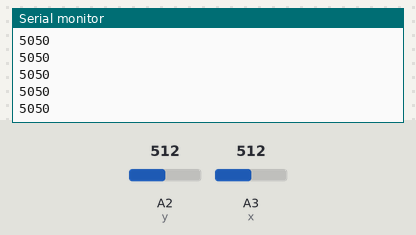
Bench run of a sketch on a simulated Arduino Uno, built with avr-gcc and run on an emulated ATmega328P. Shown: the last lines printed to the serial monitor. Inputs (shaded band) come from the test bench; at power-on: A2 (y) = 512, A3 (x) = 512.

Above: at 1.2 s.
1.3 s: A2 (y) set to 716
At 1.9 s:
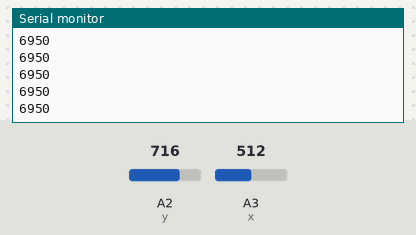
2.8 s: A3 (x) set to 716
At 3.4 s:
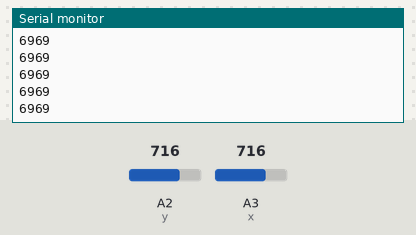
4.3 s: A2 (y) set to 900
At 5.3 s:
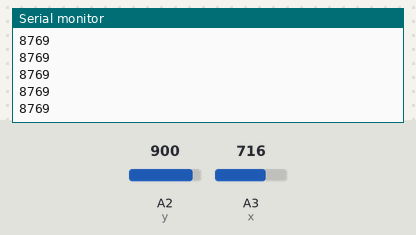
5.8 s: A3 (x) set to 900
At 6.3 s:
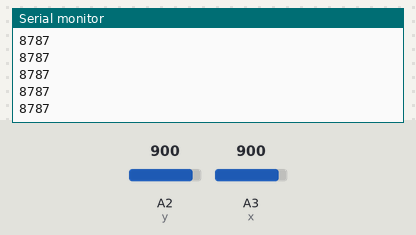
Timing chart, 0 to 8.3 s (numbered marks = the images above; inputs shaded):
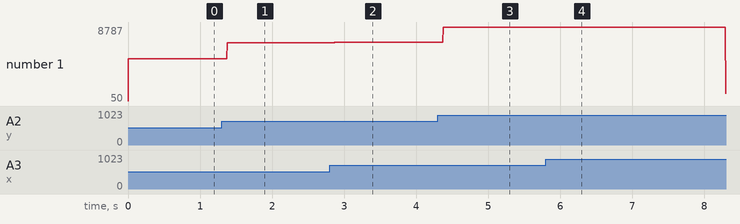

The sketch:

clement_controller.ino
```cpp
const int button = 5;
const int y = A2;
const int x = A3;

void setup() {
  // put your setup code here, to run once:
  pinMode(button, INPUT_PULLUP);
  pinMode(x, INPUT);
  pinMode(y, INPUT);
  Serial.begin(9600);
}

void loop() {
  // put your main code here, to run repeatedly:
  int xMap = map(analogRead(x), 0, 1024, 0, 100);
  int yMap = map(analogRead(y), 0, 1024, 0, 100);
  Serial.println(xMap);
  Serial.print(yMap);
}
```

Measured:
- after the input at 1.3 s, the serial monitor: prints a new line after 0.08 s (image 1)
- after the input at 2.8 s, the serial monitor: prints a new line after 0.07 s (image 2)
- after the input at 4.3 s, the serial monitor: prints a new line after 0.07 s (image 3)
- after the input at 5.8 s, the serial monitor: prints a new line after 0.07 s (image 4)
- plotted number 1: 5050 → 6950 after the input at 1.3 s, 6950 → 6969 after the input at 2.8 s, 6969 → 8769 after the input at 4.3 s, 8769 → 878 after the input at 5.8 s
